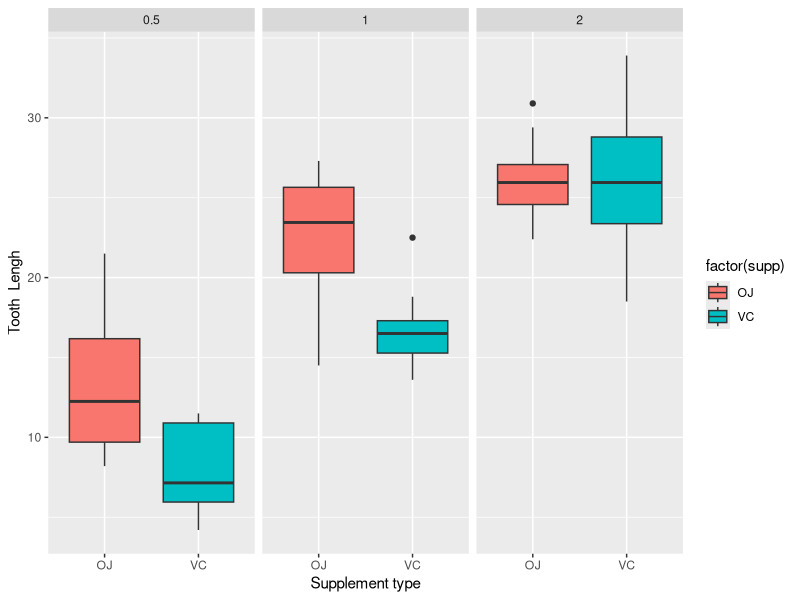

This chart was generated by the following R code:
## ---- chunk 1
knitr::opts_chunk$set(echo = TRUE)
## ---- chunk 2
data(ToothGrowth)

str(ToothGrowth)
head(ToothGrowth)
summary(ToothGrowth)
dim(ToothGrowth)
table(ToothGrowth$supp,ToothGrowth$dose)

## ---- chunk 3
library(ggplot2)
ggplot(ToothGrowth, aes(factor(supp), len, fill = factor(supp))) +
      geom_boxplot() + facet_grid(.~dose) +xlab("Supplement type") + ylab("Tooth  Lengh")

## ---- chunk 4
#compare the influence by delivery method for the same dosage 
data05 <- rbind(ToothGrowth[(ToothGrowth$dose == 0.5) & (ToothGrowth$supp == "OJ"),], ToothGrowth[(ToothGrowth$dose == 0.5) & (ToothGrowth$supp == "VC"),])
t05 <- t.test(len ~ supp, data05, var.equal = FALSE, conf.level = 0.95)

data1 <- rbind(ToothGrowth[(ToothGrowth$dose == 1) & (ToothGrowth$supp == "OJ"),], ToothGrowth[(ToothGrowth$dose == 1) & (ToothGrowth$supp == "VC"),])
t1 <- t.test(len ~ supp, data1, var.equal = FALSE, conf.level = 0.95)

data2 <- rbind(ToothGrowth[(ToothGrowth$dose == 2) & (ToothGrowth$supp == "OJ"),], ToothGrowth[(ToothGrowth$dose == 2) & (ToothGrowth$supp == "VC"),])
t2 <- t.test(len ~ supp, data2, var.equal = FALSE, conf.level = 0.95)

#extract p-values and confidence intervals
summary_result <- data.frame(
  c(t05$p.value, t1$p.value, t2$p.value), 
  c(t05$conf.int[1],t1$conf.int[1], t2$conf.int[1]),
  c(t05$conf.int[2],t1$conf.int[2], t2$conf.int[2])
)
row.names(summary_result) <- c("Dosage 0.5","Dosage 1.0","Dosage 2.0")
colnames(summary_result) <- c("p.value","Conf.Low","Conf.High")
summary_result

